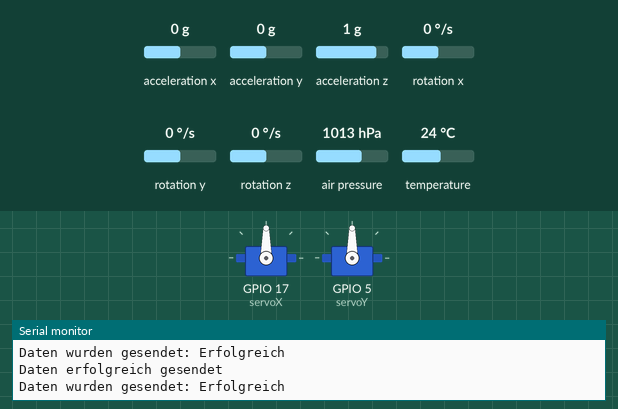
This sketch was run on a simulated ESP32. Shown: 2 × servo, the last lines printed to the serial monitor. The test bench sets the inputs (shaded band); at power-on: rotation x 0 °/s, rotation y 0 °/s, acceleration x 0 g, acceleration y 0 g, acceleration z 1 g, rotation z 0 °/s, air pressure 1013 hPa, temperature 24 °C. Storage starts empty.

Above: at 1.2 s.
1.3 s: rotation x set to -192 °/s
At 1.48 s:
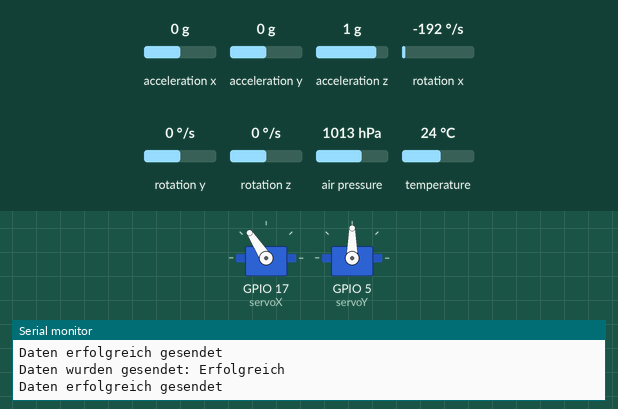
At 2.5 s:
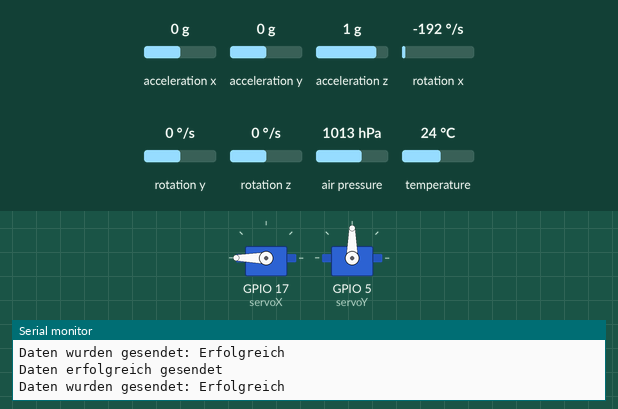
3.6 s: rotation y set to -192 °/s
At 5.6 s:
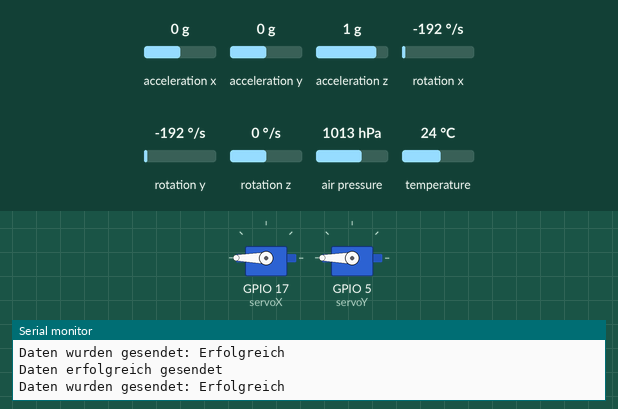
At 6.3 s:
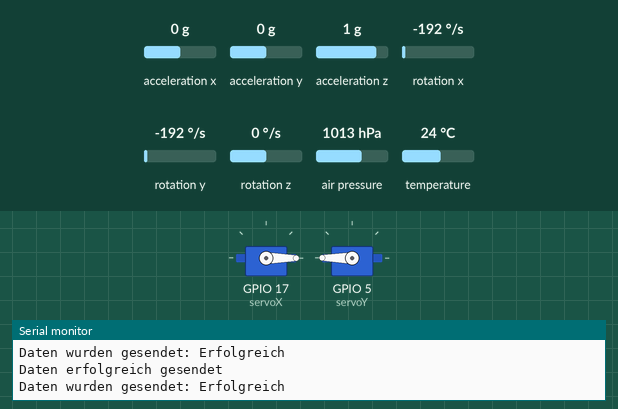
6.6 s: rotation x set to 100 °/s
9.6 s: rotation x set to -57 °/s
12.6 s: rotation x set to -67 °/s
15.6 s: rotation x set to 192 °/s
Timing chart, 0 to 22.7 s (numbered marks = the images above; inputs shaded):
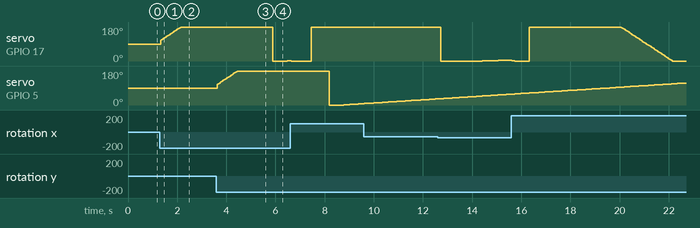

Measured:
- after the input at 1.3 s, servo on GPIO 17 (servoX): moves from 90° to 180° over 0.82 s, starting at once
- after the input at 3.6 s, servo on GPIO 5 (servoY): moves from 90° to 180° over 0.82 s, starting at once

The sketch:

PIDGood3.ino
```cpp
//--- Bibliotheken für Sensoren, Kommunikation und Servo-Steuerung ---
#include <Wire.h>
#include <Adafruit_MPU6050.h>
#include <Adafruit_BMP085.h>
#include <esp_now.h>
#include <WiFi.h>
#include <ESP32Servo.h>
#include <SD.h>
#include <SPI.h>

// --- Pins für SD-Kartenleser ---
#define CS_PIN 15
#define MOSI_PIN 23
#define CLK_PIN 18
#define MISO_PIN 19

//--- Sensor Objekte erstellen ---
Adafruit_MPU6050 mpu;
Adafruit_BMP085 bmp;

//--- Struktur für die zu sendenden Daten ---
typedef struct {
  float accelX, accelY, accelZ;
  float gyroX, gyroY, gyroZ;
  float temperature;
  float pressure;
  float altitude;
  float pidOutputX;
  float pidOutputY;
  float servoXPos;
  float servoYPos;
} SensorData;

SensorData sensorData;           // Variable für die Sensordaten

//--- MAC-Adresse des Empfängers ---
uint8_t broadcastAddress[] = {0xD0, 0xEF, 0x76, 0xEF, 0xCC, 0x64};

//--- Servo Objekte für TVC-Mount ---
Servo servoX;
Servo servoY;

//--- PID-Parameter (können nach Bedarf angepasst werden) ---
float Kp = 5.0;
float Ki = 1.0;
float Kd = 0.5;

//--- Variablen für PID-Steuerung der X- und Y-Achsen ---
float previousErrorX = 0, previousErrorY = 0;
float integralX = 0, integralY = 0;

//--- Sollwerte für die Raketenstabilisierung ---
float targetAngleX = 0.0;
float targetAngleY = 0.0;

//--- SD-Karten Initialisierung ---
bool initSD() {
  if (!SD.begin(CS_PIN)) {
    Serial.println("SD-Karteninitialisierung fehlgeschlagen!");
    return false;
  }
  File dataFile = SD.open("/SensorUndMessdaten.txt", FILE_WRITE);
  if (dataFile) {
    dataFile.println("Eintrag,AccelX,AccelY,AccelZ,GyroX,GyroY,GyroZ,Temperature,Pressure,Altitude,PID_X,PID_Y,ServoX,ServoY");
    dataFile.close();
  } else {
    Serial.println("Fehler beim Erstellen der Datei auf der SD-Karte");
    return false;
  }
  return true;
}

//--- Callback für Sendestatus ---
void OnDataSent(const uint8_t *mac_addr, esp_now_send_status_t status) {
  Serial.print("Daten wurden gesendet: ");
  Serial.println(status == ESP_NOW_SEND_SUCCESS ? "Erfolgreich" : "Fehlgeschlagen");
}

//--- Setup-Funktion zur Initialisierung ---
void setup() {
  Serial.begin(115200);
  Wire.begin();

  if (!mpu.begin()) {
    Serial.println("MPU6050 nicht gefunden!");
    while (1);
  }

  if (!bmp.begin()) {
    Serial.println("BMP180 nicht gefunden!");
    while (1);
  }

  WiFi.mode(WIFI_STA);
  WiFi.disconnect();

  if (esp_now_init() != ESP_OK) {
    Serial.println("Fehler bei ESP-NOW Initialisierung");
    return;
  }
  esp_now_register_send_cb(OnDataSent);

  esp_now_peer_info_t peerInfo;
  memcpy(peerInfo.peer_addr, broadcastAddress, 6);
  peerInfo.channel = 0;
  peerInfo.encrypt = false;

  if (esp_now_add_peer(&peerInfo) != ESP_OK) {
    Serial.println("Fehler beim Hinzufügen des Peers");
    return;
  }

  if (!initSD()) {
    Serial.println("SD-Karte konnte nicht initialisiert werden.");
  }

  servoX.attach(17);
  servoY.attach(5);
}

//--- Funktion zum Sammeln und Senden der Sensordaten ---
void sendeSensordaten() {
  sensors_event_t a, g, temp;
  mpu.getEvent(&a, &g, &temp);

  sensorData.accelX = a.acceleration.x;
  sensorData.accelY = a.acceleration.y;
  sensorData.accelZ = a.acceleration.z;
  sensorData.gyroX = g.gyro.x;
  sensorData.gyroY = g.gyro.y;
  sensorData.gyroZ = g.gyro.z;
  sensorData.temperature = temp.temperature;
  sensorData.pressure = bmp.readPressure();
  sensorData.altitude = bmp.readAltitude();

  esp_err_t result = esp_now_send(broadcastAddress, (uint8_t *)&sensorData, sizeof(sensorData));
  Serial.println(result == ESP_OK ? "Daten erfolgreich gesendet" : "Fehler beim Senden der Daten");
}

// --- Funktion zum Loggen der Daten auf die SD-Karte ---
void loggeDaten() {
  static int eintragNummer = 1;
  File dataFile = SD.open("/SensorUndMessdaten.txt", FILE_APPEND);
  if (dataFile) {
    dataFile.print(eintragNummer++); dataFile.print(",");
    dataFile.print(sensorData.accelX); dataFile.print(",");
    dataFile.print(sensorData.accelY); dataFile.print(",");
    dataFile.print(sensorData.accelZ); dataFile.print(",");
    dataFile.print(sensorData.gyroX); dataFile.print(",");
    dataFile.print(sensorData.gyroY); dataFile.print(",");
    dataFile.print(sensorData.gyroZ); dataFile.print(",");
    dataFile.print(sensorData.temperature); dataFile.print(",");
    dataFile.print(sensorData.pressure); dataFile.print(",");
    dataFile.print(sensorData.altitude); dataFile.print(",");
    dataFile.print(sensorData.pidOutputX); dataFile.print(",");
    dataFile.print(sensorData.pidOutputY); dataFile.print(",");
    dataFile.print(sensorData.servoXPos); dataFile.print(",");
    dataFile.println(sensorData.servoYPos);
    dataFile.close();
  } else {
    Serial.println("Fehler beim Öffnen der Datei auf der SD-Karte!");
  }
}

//--- PID-Steuerungsfunktion für TVC-Mount ---
void PID_Controller() {
  float errorX = targetAngleX - sensorData.gyroX;
  float errorY = targetAngleY - sensorData.gyroY;

  float PoutX = Kp * errorX;
  float PoutY = Kp * errorY;

  integralX += errorX;
  integralY += errorY;
  float IoutX = Ki * integralX;
  float IoutY = Ki * integralY;

  float derivativeX = errorX - previousErrorX;
  float derivativeY = errorY - previousErrorY;
  float DoutX = Kd * derivativeX;
  float DoutY = Kd * derivativeY;

  float outputX = PoutX + IoutX + DoutX;
  float outputY = PoutY + IoutY + DoutY;

  sensorData.pidOutputX = outputX;
  sensorData.pidOutputY = outputY;

  sensorData.servoXPos = 90 + outputX;
  sensorData.servoYPos = 90 + outputY;

  servoX.write(sensorData.servoXPos);
  servoY.write(sensorData.servoYPos);

  previousErrorX = errorX;
  previousErrorY = errorY;
}

void loop() {
  sendeSensordaten();
  PID_Controller();
  loggeDaten();
  delay(25);
}
```
